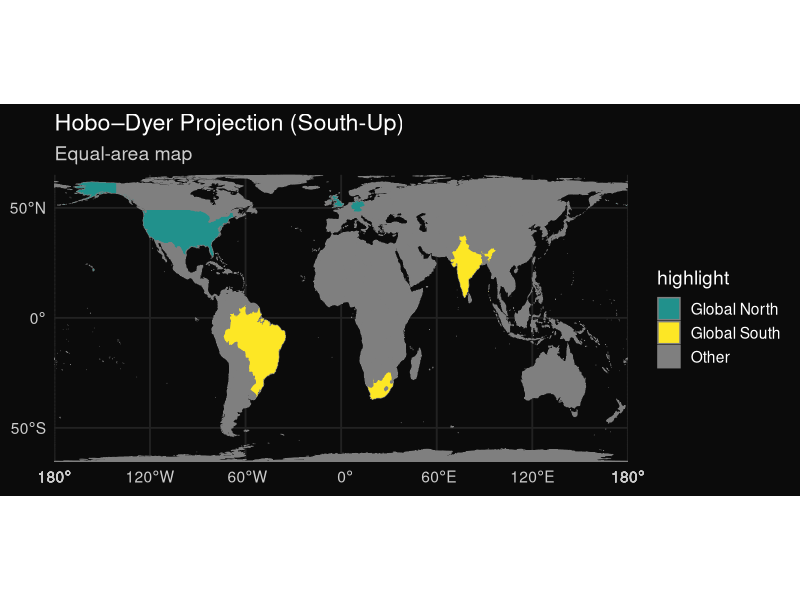
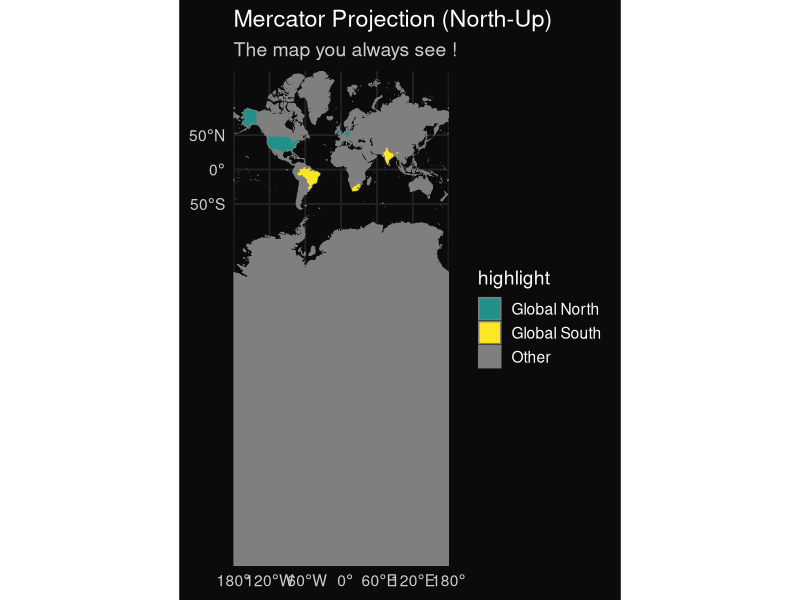
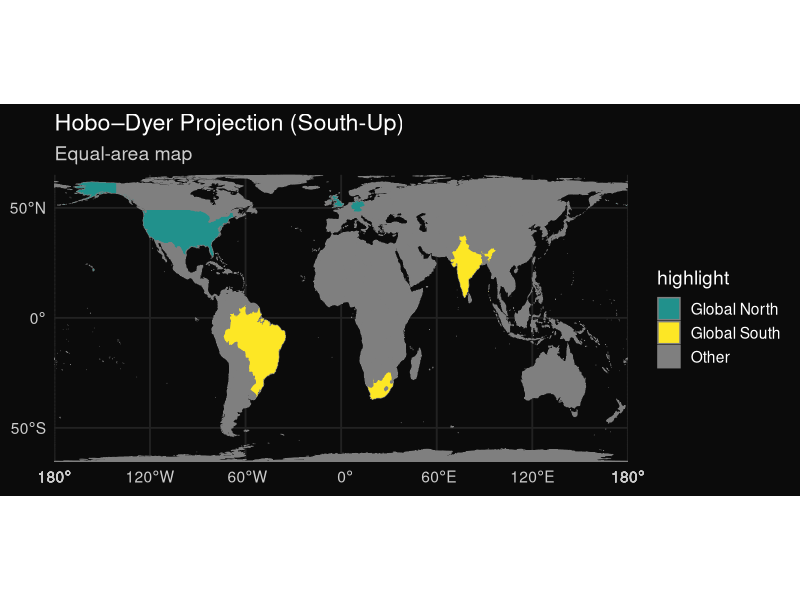
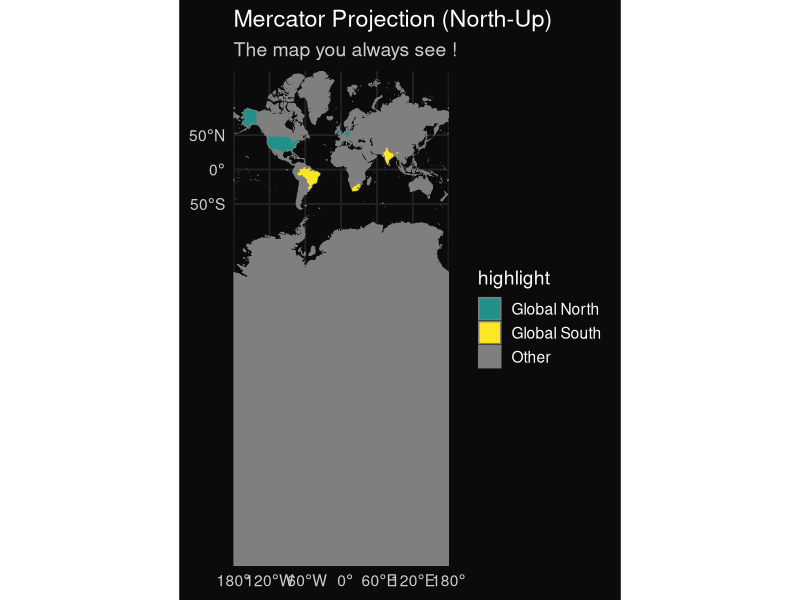

These charts were generated, in order, by the following R code:
## ---- chunk 1
library(sf)
library(ggplot2)
library(rnaturalearth)
library(rnaturalearthdata)
library(patchwork)

## ---- chunk 2
# --- 1. Load global country boundaries ---
world <- ne_countries(scale = "medium", returnclass = "sf")

# --- 2. Define the Hobo–Dyer projection ---
hobo_dyer <- "+proj=cea +lat_ts=37.383 +lon_0=0 +datum=WGS84 +units=m +no_defs"
world_hd <- st_transform(world, hobo_dyer)

# --- 3. Select highlight countries ---
north_countries <- c("United States of America", "United Kingdom", "Germany")
south_countries <- c("Brazil", "South Africa", "India")

world_hd$highlight <- dplyr::case_when(
  world_hd$name %in% north_countries ~ "Global North",
  world_hd$name %in% south_countries ~ "Global South",
  TRUE ~ "Other"
)

world$highlight <- dplyr::case_when(
  world$name %in% north_countries ~ "Global North",
  world$name %in% south_countries ~ "Global South",
  TRUE ~ "Other"
)

## ---- chunk 3
# --- 4. DARK THEME COLOR PALETTE ---
fill_cols <- c(
  "Global North" = "#21918c",
  "Global South" = "#FDE725",
  "Other" = "gray50"
)

dark_theme <- theme_minimal(base_size = 14) +
  theme(
    plot.background = element_rect(fill = "#0B0B0B", color = NA),
    panel.background = element_rect(fill = "#0B0B0B", color = NA),
    panel.grid = element_line(color = "#222222"),
    legend.background = element_rect(fill = "#0B0B0B", color = NA),
    legend.text = element_text(color = "white"),
    legend.title = element_text(color = "white"),
    plot.title = element_text(color = "white"),
    plot.subtitle = element_text(color = "gray80"),
    axis.text = element_text(color = "gray80"),
    axis.title = element_blank()
  )

# --- 5. Hobo–Dyer south-up map ---
p_hd <- ggplot(world_hd) +
  geom_sf(aes(fill = highlight), color = "gray50", size = 0.08) +
  scale_fill_manual(values = fill_cols) +
  coord_sf(
    expand = FALSE,
    ylim = rev(range(st_bbox(world_hd)[c("ymin", "ymax")]))  # flipping
  ) +
  labs(
    title = "Hobo–Dyer Projection (South-Up)",
    subtitle = "Equal-area map"
  ) +
  dark_theme
p_hd
# --- 6. Mercator projection (normal orientation) ---
p_merc <- ggplot(world) +
  geom_sf(aes(fill = highlight), color = "gray50", size = 0.08) +
  scale_fill_manual(values = fill_cols) +
  coord_sf(expand = FALSE, crs = "+proj=merc") +
  labs(
    title = "Mercator Projection (North-Up)",
    subtitle = "The map you always see !"
  ) +
  dark_theme
p_merc

## ---- chunk 4
# --- Export Hobo–Dyer map (PNG) ---
ggsave(
  filename = "../outputs/hobodyer_map.png",
  plot = p_hd,
  width = 10, height = 6, units = "in",
  dpi = 600, bg = "#0B0B0B"
)

# --- Export Mercator map (PNG) ---
ggsave(
  filename = "../outputs/mercator_map.png",
  plot = p_merc,
  width = 10, height = 6, units = "in",
  dpi = 600, bg = "#0B0B0B"
)
